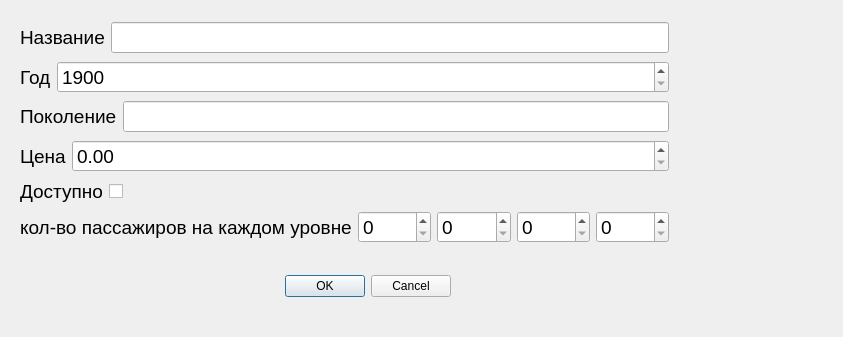
<?xml version="1.0" encoding="UTF-8"?>
<ui version="4.0">
 <class>UserInputDialog</class>
 <widget class="QDialog" name="UserInputDialog">
  <property name="geometry">
   <rect>
    <x>0</x>
    <y>0</y>
    <width>843</width>
    <height>337</height>
   </rect>
  </property>
  <property name="windowTitle">
   <string>Input Dialog</string>
  </property>
  <widget class="QDialogButtonBox" name="buttonBox">
   <property name="geometry">
    <rect>
     <x>110</x>
     <y>270</y>
     <width>341</width>
     <height>32</height>
    </rect>
   </property>
   <property name="orientation">
    <enum>Qt::Horizontal</enum>
   </property>
   <property name="standardButtons">
    <set>QDialogButtonBox::Cancel|QDialogButtonBox::Ok</set>
   </property>
  </widget>
  <widget class="QWidget" name="layoutWidget">
   <property name="geometry">
    <rect>
     <x>20</x>
     <y>20</y>
     <width>649</width>
     <height>225</height>
    </rect>
   </property>
   <property name="font">
    <font>
     <pointsize>14</pointsize>
    </font>
   </property>
   <layout class="QVBoxLayout" name="verticalLayout">
    <item>
     <layout class="QHBoxLayout" name="horizontalLayout">
      <item>
       <widget class="QLabel" name="label">
        <property name="font">
         <font>
          <pointsize>14</pointsize>
         </font>
        </property>
        <property name="text">
         <string>Название</string>
        </property>
       </widget>
      </item>
      <item>
       <widget class="QLineEdit" name="lineEdit">
        <property name="font">
         <font>
          <pointsize>14</pointsize>
         </font>
        </property>
        <property name="maxLength">
         <number>15</number>
        </property>
       </widget>
      </item>
     </layout>
    </item>
    <item>
     <layout class="QHBoxLayout" name="horizontalLayout_2">
      <item>
       <widget class="QLabel" name="label_2">
        <property name="sizePolicy">
         <sizepolicy hsizetype="Minimum" vsizetype="Preferred">
          <horstretch>0</horstretch>
          <verstretch>0</verstretch>
         </sizepolicy>
        </property>
        <property name="font">
         <font>
          <pointsize>14</pointsize>
         </font>
        </property>
        <property name="text">
         <string>Год</string>
        </property>
       </widget>
      </item>
      <item>
       <widget class="QSpinBox" name="spinBox">
        <property name="sizePolicy">
         <sizepolicy hsizetype="Expanding" vsizetype="Fixed">
          <horstretch>0</horstretch>
          <verstretch>0</verstretch>
         </sizepolicy>
        </property>
        <property name="font">
         <font>
          <pointsize>14</pointsize>
         </font>
        </property>
        <property name="minimum">
         <number>1900</number>
        </property>
        <property name="maximum">
         <number>9999</number>
        </property>
       </widget>
      </item>
     </layout>
    </item>
    <item>
     <layout class="QHBoxLayout" name="horizontalLayout_3">
      <item>
       <widget class="QLabel" name="label_3">
        <property name="font">
         <font>
          <pointsize>14</pointsize>
         </font>
        </property>
        <property name="text">
         <string>Поколение</string>
        </property>
       </widget>
      </item>
      <item>
       <widget class="QLineEdit" name="lineEdit_2">
        <property name="font">
         <font>
          <pointsize>14</pointsize>
         </font>
        </property>
        <property name="maxLength">
         <number>1</number>
        </property>
       </widget>
      </item>
     </layout>
    </item>
    <item>
     <layout class="QHBoxLayout" name="horizontalLayout_4">
      <item>
       <widget class="QLabel" name="label_4">
        <property name="sizePolicy">
         <sizepolicy hsizetype="Minimum" vsizetype="Preferred">
          <horstretch>0</horstretch>
          <verstretch>0</verstretch>
         </sizepolicy>
        </property>
        <property name="font">
         <font>
          <pointsize>14</pointsize>
         </font>
        </property>
        <property name="text">
         <string>Цена</string>
        </property>
       </widget>
      </item>
      <item>
       <widget class="QDoubleSpinBox" name="doubleSpinBox">
        <property name="sizePolicy">
         <sizepolicy hsizetype="Expanding" vsizetype="Fixed">
          <horstretch>0</horstretch>
          <verstretch>0</verstretch>
         </sizepolicy>
        </property>
        <property name="font">
         <font>
          <pointsize>14</pointsize>
         </font>
        </property>
       </widget>
      </item>
     </layout>
    </item>
    <item>
     <layout class="QHBoxLayout" name="horizontalLayout_5">
      <item>
       <widget class="QLabel" name="label_5">
        <property name="sizePolicy">
         <sizepolicy hsizetype="Minimum" vsizetype="Preferred">
          <horstretch>0</horstretch>
          <verstretch>0</verstretch>
         </sizepolicy>
        </property>
        <property name="font">
         <font>
          <pointsize>14</pointsize>
         </font>
        </property>
        <property name="text">
         <string>Доступно</string>
        </property>
       </widget>
      </item>
      <item>
       <widget class="QCheckBox" name="checkBox">
        <property name="sizePolicy">
         <sizepolicy hsizetype="Expanding" vsizetype="Fixed">
          <horstretch>0</horstretch>
          <verstretch>0</verstretch>
         </sizepolicy>
        </property>
        <property name="font">
         <font>
          <pointsize>14</pointsize>
         </font>
        </property>
        <property name="text">
         <string/>
        </property>
       </widget>
      </item>
     </layout>
    </item>
    <item>
     <layout class="QHBoxLayout" name="horizontalLayout_6">
      <item>
       <widget class="QLabel" name="label_6">
        <property name="font">
         <font>
          <pointsize>14</pointsize>
         </font>
        </property>
        <property name="text">
         <string>кол-во пассажиров на каждом уровне</string>
        </property>
       </widget>
      </item>
      <item>
       <widget class="QSpinBox" name="spinBox_2">
        <property name="font">
         <font>
          <pointsize>14</pointsize>
         </font>
        </property>
        <property name="minimum">
         <number>0</number>
        </property>
        <property name="maximum">
         <number>9999</number>
        </property>
        <property name="value">
         <number>0</number>
        </property>
       </widget>
      </item>
      <item>
       <widget class="QSpinBox" name="spinBox_3">
        <property name="font">
         <font>
          <pointsize>14</pointsize>
         </font>
        </property>
        <property name="minimum">
         <number>0</number>
        </property>
        <property name="maximum">
         <number>9999</number>
        </property>
        <property name="value">
         <number>0</number>
        </property>
       </widget>
      </item>
      <item>
       <widget class="QSpinBox" name="spinBox_4">
        <property name="font">
         <font>
          <pointsize>14</pointsize>
         </font>
        </property>
        <property name="minimum">
         <number>0</number>
        </property>
        <property name="maximum">
         <number>9999</number>
        </property>
        <property name="value">
         <number>0</number>
        </property>
       </widget>
      </item>
      <item>
       <widget class="QSpinBox" name="spinBox_5">
        <property name="font">
         <font>
          <pointsize>14</pointsize>
         </font>
        </property>
        <property name="minimum">
         <number>0</number>
        </property>
        <property name="maximum">
         <number>9999</number>
        </property>
        <property name="value">
         <number>0</number>
        </property>
       </widget>
      </item>
     </layout>
    </item>
   </layout>
  </widget>
 </widget>
 <resources/>
 <connections>
  <connection>
   <sender>buttonBox</sender>
   <signal>accepted()</signal>
   <receiver>UserInputDialog</receiver>
   <slot>accept()</slot>
   <hints>
    <hint type="sourcelabel">
     <x>248</x>
     <y>254</y>
    </hint>
    <hint type="destinationlabel">
     <x>157</x>
     <y>274</y>
    </hint>
   </hints>
  </connection>
  <connection>
   <sender>buttonBox</sender>
   <signal>rejected()</signal>
   <receiver>UserInputDialog</receiver>
   <slot>reject()</slot>
   <hints>
    <hint type="sourcelabel">
     <x>316</x>
     <y>260</y>
    </hint>
    <hint type="destinationlabel">
     <x>286</x>
     <y>274</y>
    </hint>
   </hints>
  </connection>
 </connections>
</ui>
